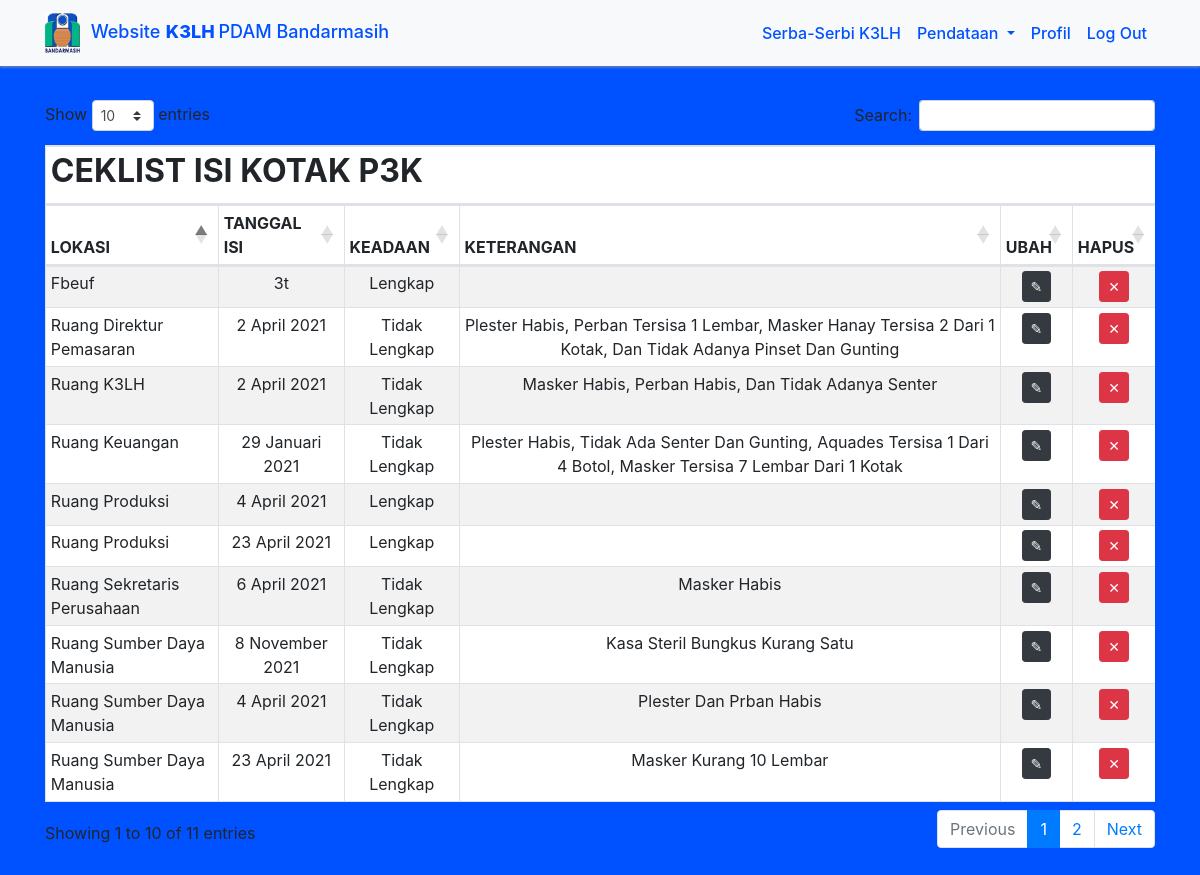
Page /hasil/ (signed in) on the committed database.
### K3Lh_website/models.py (models this page shows, shortened)
class Pendataan(models.Model):
    lokasi = models.CharField(max_length=90)
    tanggal = models.CharField(max_length=35)
    keadaan = models.ForeignKey(Keadaan, on_delete = models.CASCADE, null=True)
    keterangan = models.TextField(blank=True)

class Keadaan(models.Model):
    jenis_keadaan = models.CharField(max_length=40)
    def __str__(self):
        return self.jenis_keadaan

### K3Lh_website/views.py (the view)
# urls.py: path('hasil/', hasil, name = 'hasil'),
@login_required(login_url='login')
def hasil(request):
    box = Pendataan.objects.all()
    konteks = {
        'box' : box,
    }
    return render(request, 'hasill.html', konteks)

### templates/hasill.html (shortened to what this page needs)
{% load static %}
<!DOCTYPE html>
<html>
  <head>
    <link rel="stylesheet" type="text/css" media="screen" href="{% static 'css/bootstrap.min.css' %}" />
    <link rel="stylesheet" type="text/css" media="screen" href="https://cdnjs.cloudflare.com/ajax/libs/twitter-bootstrap/4.5.2/css/bootstrap.css" />
    <link rel="stylesheet" href="{% static 'css/hasill.css' %}" />
    <link rel="stylesheet" href="https://cdn.datatables.net/1.10.24/css/dataTables.bootstrap4.min.css">
  </head>
  <body>
     <div class="header">
        <nav class="navbar navbar-expand-lg navbar-light bg-light fixed-top" id="mainNav">
          <div class="container">
            <a class="navbar-brand" href="{% url 'home' %}"><img src="{% static 'image/download.jpg' %}" alt="Logo PDAM Bandarmasih" title="Logo PDAM Bandarmasih"> <span class="Website">Website</span> <span class="K3LH-text">K3LH </span> <span class ="PDAM-text">PDAM Bandarmasih</span></a>
            <div class="collapse navbar-collapse" id="navbarNav">
              <ul class="navbar-nav ml-auto">
                <li class="nav-item">
                  <a class="nav-link js-scroll-trigger" id="navbar-biasa" href="{% url 'serbaserbi' %}">serba-serbi K3LH</a>
                </li>
                <li class="nav-item dropdown">
                        <a class="nav-link dropdown-toggle" href="#pendataan" id="navbarDropdown" role="button" data-toggle="dropdown" aria-haspopup="true" aria-expanded="false">
                          pendataan
                        </a>
                        </li>
                <li class="nav-item">
                  <a class="nav-link js-scroll-trigger" id="navbar-biasa" href="{% url 'profil' %}">profil</a>
                </li>
                <li class="nav-item">
                  <span class="merah"><a class="nav-link js-scroll-trigger" id="navbar-merah" href="{% url 'logout' %}">log out</a></span>
                </li>
              </ul>
            </div>
          </div>
        </nav>
       </div>
    <div class="container mt-auto">
      <div class="table-responsive">
        <table  id="myTable" class="table table-sm table-bordered table-striped">
          <thead>
              <tr>
                  <th colspan="6"><h2>CEKLIST ISI KOTAK P3K</h2></th>
              </tr>
            <tr>
              <th scope="col">LOKASI</th>
              <th scope="col">TANGGAL ISI</th>
              <th scope="col">KEADAAN</th>
              <th scope="col">KETERANGAN</th>
              <th scope="col">UBAH</th>
              <th scope="col">HAPUS</th>
            </tr>
          </thead>
          <tbody>
            {% for Pendataan in box %}
            <tr>
              <td class="kiri">{{ Pendataan.lokasi }}</td>
              <td>{{ Pendataan.tanggal }}</td>
              <td>{{ Pendataan.keadaan }}</td>
              <td>{{ Pendataan.keterangan }}</td>
              <td>
                <a href="{% url 'edit' Pendataan.id %}" class="btn btn-dark btn-sm">✎</a>
              </td>
              <td><a href="{% url 'hapus' Pendataan.id %}" class="btn btn-danger btn-sm">✕</a></td>
            </tr>
            {% endfor %}
          </tbody>
        </table>
      </div>
      <br>
    </div>
    <br><br><br><br><br><br><br>
  </body>
  </body>
</html>

### static/css/hasill.css (style rules this page uses)
body { background-color: rgb(0, 81, 255); margin-top: 100px; }
.navbar { box-shadow: 0 2px 2px 0 rgba(157, 157, 157, 0.529); }
.Website { color: rgb(0, 81, 255); font-weight: 500; font-size: 18px; }
.K3LH-text { font-weight: 800; color: rgb(0, 81, 255); font-size: 18px; }
.PDAM-text { font-weight: 500; color: rgb(0, 81, 255); font-size: 18px; }
.navbar-brand img { margin-right: 5px; width: 35px; height: 40px; }
li.nav-item a#navbarDropdown { font-weight: 500; color: rgb(0, 81, 255); text-transform: capitalize; }
li.nav-item a#navbar-biasa { color: rgb(0, 81, 255); font-weight: 500; text-transform: capitalize; }
li.nav-item span.merah a#navbar-merah { color: rgb(0, 81, 255); font-weight: 500; text-transform: capitalize; }
.table { background-color: white; }
th { text-align: center; }
th h2 { font-weight: 700; }
td { text-transform: capitalize; text-align: center; }
td.kiri { text-transform: capitalize; text-align: left; }

### rows in the picture
Pendataan: lokasi "Ruang Sekretaris Perusahaan", tanggal "6 April 2021", keadaan "Tidak Lengkap", keterangan "Masker Habis"
Pendataan: lokasi "Ruang Sumber Daya Manusia", tanggal "8 November 2021", keadaan "Tidak Lengkap", keterangan "Kasa Steril Bungkus Kurang Satu"
Pendataan: lokasi "Ruang Keuangan", tanggal "29 Januari 2021", keadaan "Tidak Lengkap", keterangan "Plester Habis, Tidak Ada Senter Dan Gunting, Aquades Tersisa 1 Dari 4 Botol, Masker Tersisa 7 Lembar Dari 1 Kotak"
Pendataan: lokasi "Ruang Produksi", tanggal "4 April 2021", keadaan "Lengkap"
Pendataan: lokasi "Ruang K3LH", tanggal "2 April 2021", keadaan "Tidak Lengkap", keterangan "Masker Habis, Perban Habis, Dan Tidak Adanya Senter"
Pendataan: lokasi "Ruang Direktur Pemasaran", tanggal "2 April 2021", keadaan "Tidak Lengkap", keterangan "Plester Habis, Perban Tersisa 1 Lembar, Masker Hanay Tersisa 2 Dari 1 Kotak, Dan Tidak Adanya Pinset Dan Gunting"
Pendataan: lokasi "Ruang Produksi", tanggal "23 April 2021", keadaan "Lengkap"
Pendataan: lokasi "Ruang Sumber Daya Manusia", tanggal "4 April 2021", keadaan "Tidak Lengkap", keterangan "Plester Dan Prban Habis"
Pendataan: lokasi "Fbeuf", tanggal "3t", keadaan "Lengkap"
Pendataan: lokasi "Ruang Sumber Daya Manusia", tanggal "23 April 2021", keadaan "Tidak Lengkap", keterangan "Masker Kurang 10 Lembar"
